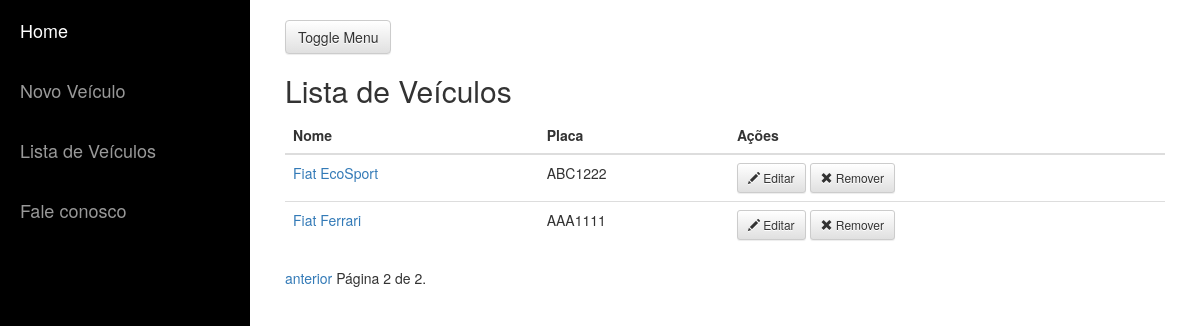
The app's page /resources/vehicles?page=2 with its own data.
### resources/models.py (models this page shows, shortened)
class Vehicle(models.Model):
    name = models.CharField(verbose_name='Nome', max_length=30) # verbose_name: label no admin
    description = models.TextField(null=True, blank=True)
    vendor = models.IntegerField(null=True)
    license_plate = models.CharField(max_length=7, default='')
    manufacture_year = models.DateField(default=date.today())
    is_active = models.BooleanField(default=True)
    manufacturer = models.ForeignKey('Manufacturer', null=True)
    usecontrols = models.ManyToManyField(Driver, through='UseControl')

### resources/views.py (the view)
class VehicleListView(ListView):
    model = Vehicle
    template_name = 'vehicle_list.html'
    context_object_name = 'vehicle_list'
    paginate_by = 4
    def get_queryset(self):
        dict_params = self.request.GET
        qs = Vehicle.objects.filter(is_active=True)
        qs = qs.filter(manufacture_year__gt=date(2012,1,1))
        qs = qs.order_by('-license_plate')
        return qs

### fleet_control/templates/vehicle_list.html (shortened to what this page needs)
{% extends "base.html" %}
{% block content %}
  <h2>Lista de Veículos </h2>
  <table class="table">
      <thead>
          <tr>
            <th>Nome</th>
            <th>Placa</th>
            <th>Ações</th>
          </tr>
      </thead>
      <tbody>
          {% for vehicle in vehicle_list %}
          <tr>
              <td>
                <a style="text-decoration=none" href="{% url "vehicle_detail" vehicle.id %}">{{ vehicle.name }}</a>
              </td>
              <td>
                {{ vehicle.license_plate }}
              </td>
              <td>
                <a href="{% url "vehicle_update" vehicle.id %}">
                  <button type="button" class="btn btn-default btn-sm">
                    <span class="glyphicon glyphicon-pencil"></span> Editar
                  </button>
                </a>
                <a href="{% url "vehicle_delete" vehicle.id %}">
                  <button type="button" class="btn btn-default btn-sm">
                    <span class="glyphicon glyphicon-remove"></span> Remover
                  </button>
                </a>
              </td>
          </tr>
          {% endfor %}
      </tbody>
  </table>
  {% if is_paginated %}
  <div class="paginacao">
      <span class="paginacao-links">
          {% if page_obj.has_previous %}
          <a href="?page={{ page_obj.previous_page_number }}">anterior</a>
          {% endif %}
          <span class="page-current">
              P&aacute;gina {{ page_obj.number }} de {{ page_obj.paginator.num_pages }}.
          </span>
      </span>
  </div>
  {% endif %}
{% endblock %}

### records on screen
Vehicle: name "Fiat EcoSport", license_plate "ABC1222"
Vehicle: name "Fiat Ferrari", license_plate "AAA1111"

### other values on screen
{{ page_obj.number }} "2"
{{ page_obj.paginator.num_pages }} "2"
